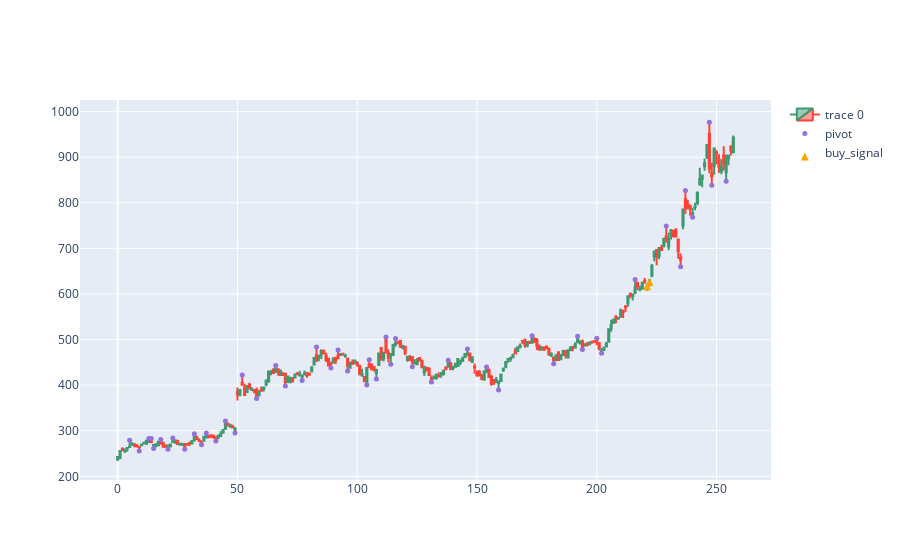

Source (notebook cell):
### Code cell
fig = go.Figure(data=[go.Candlestick(x=df.index,
                open=df['Open'],
                high=df['High'],
                low=df['Low'],
                close=df['Close'])])

fig.add_scatter(x=df.index, y=df['pointpos'], mode="markers",
                marker=dict(size=5, color="MediumPurple", symbol='circle'),
                name="pivot")
fig.add_scatter(x=df[df['pattern_detected']==1].index, y=df[df['pattern_detected']==1]['pointpos_pattern'], mode="markers",
                marker=dict(size=8, color="orange", symbol='arrow-bar-up'),
                name="buy_signal")
fig.add_scatter(x=df[df['pattern_detected']==-1].index, y=df[df['pattern_detected']==-1]['pointpos_pattern'], mode="markers",
                marker=dict(size=8, color="orange", symbol='arrow-bar-down'),
                name="sell_signal")

fig.update_layout(xaxis_rangeslider_visible=False)

fig.show()

### Figure 1 — Plotly figure (JSON) as saved in the notebook; plotly's stock layout.template omitted (floating-point values rounded to 4 significant figures; data arrays with more than 128 entries replaced by an {"elided": "..."} marker saying what was removed)
{"data": [{"close": {"elided": "258 float values"}, "high": {"elided": "258 float values"}, "low": {"elided": "258 float values"}, "open": {"elided": "258 float values"}, "type": "candlestick", "x": {"elided": "258 int values"}}, {"marker": {"color": "MediumPurple", "size": 5, "symbol": "circle"}, "mode": "markers", "name": "pivot", "type": "scatter", "x": {"elided": "258 int values"}, "y": {"elided": "258 float values"}}, {"marker": {"color": "orange", "size": 8, "symbol": "arrow-bar-up"}, "mode": "markers", "name": "buy_signal", "type": "scatter", "x": [221, 222], "y": [625.7, 634.9]}, {"marker": {"color": "orange", "size": 8, "symbol": "arrow-bar-down"}, "mode": "markers", "name": "sell_signal", "type": "scatter", "x": [], "y": []}], "layout": {"xaxis": {"rangeslider": {"visible": false}}}}
